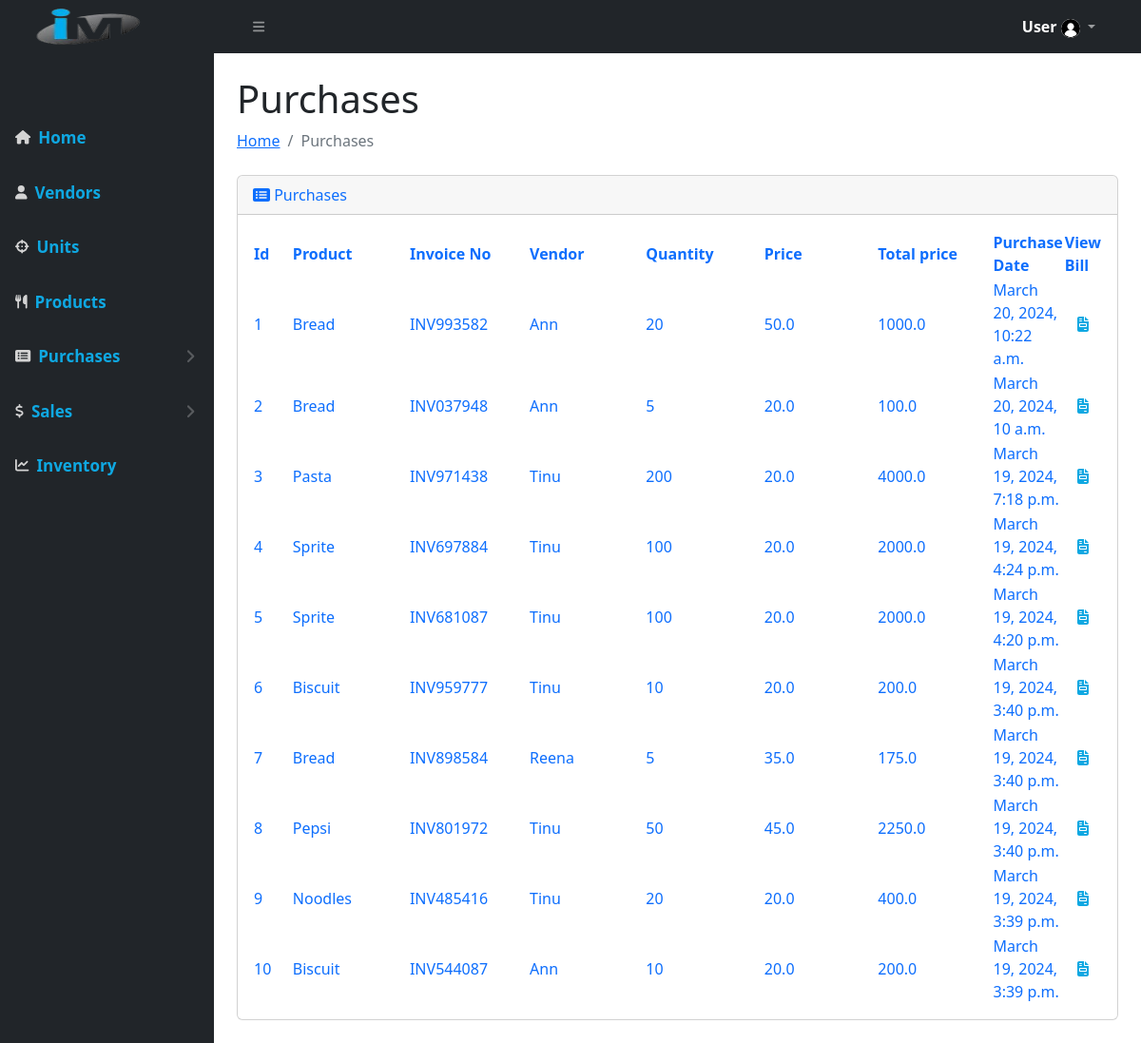
Page /purchases/ on the committed database.
### inventory/models.py (models this page shows, shortened)
class Purchase(models.Model):
    id = models.AutoField(primary_key=True)
    billno = models.CharField(max_length=6, default=key_generator, unique=True, editable=False)
    product = models.ForeignKey(Product, on_delete=models.CASCADE)
    vendor = models.ForeignKey(Vendor, on_delete=models.CASCADE)
    quantity = models.FloatField()
    price = models.FloatField()
    total_amount = models.FloatField(editable=False, default=0)
    purchase_date = models.DateTimeField(auto_now_add=True)
    class Meta:
        verbose_name_plural = 'Purchases'

class Product(models.Model):
    id = models.AutoField(primary_key=True)
    name = models.CharField(max_length=30, unique=True, verbose_name='Name')
    description = models.TextField(blank=True)
    unit = models.ForeignKey(Unit, on_delete=models.CASCADE)
    is_deleted = models.BooleanField(default=False)
    class Meta:
        verbose_name_plural = 'Products'
    def __str__(self):
	    return self.name

class Vendor(models.Model):
    id = models.AutoField(primary_key=True)
    name = models.CharField(max_length=150)
    phone = models.CharField(max_length=10, unique=True)
    address = models.CharField(max_length=200)
    email = models.EmailField(max_length=254, unique=True)
    is_deleted = models.BooleanField(default=False)
    class Meta:
        verbose_name_plural = 'Vendors'
    def __str__(self):
	    return self.name

### inventory/views.py (the view)
# urls.py: path('purchases/', PurchaseView.as_view(), name='purchases'),
class PurchaseView(ListView):
    model = Purchase
    template_name = "purchases/purchases_list.html"
    context_object_name = 'purchases'
    queryset = Purchase.objects.order_by('-purchase_date')

### templates/purchases/purchases_list.html (shortened to what this page needs)
{% extends 'base.html' %}
{% load static %}
{% block content %}
<div id="layoutSidenav_content">
    <main>
        <div class="container-fluid px-4">
            <h1 class="mt-4">Purchases</h1>
            <div class="d-flex justify-content-between">
                <ol class="breadcrumb mb-4">
                    <li class="breadcrumb-item"><a href="{% url 'index' %}">Home</a></li>
                    <li class="breadcrumb-item active">Purchases</li>
                </ol>
            </div>
            <div class="card mb-4 text-primary">
                <div class="card-header">
                    <i class="fa fa-rectangle-list"></i>
                    Purchases
                </div>
                <div class="card-body">
                    <table id="datatablesSimple">
                        <thead>
                            <tr>
                                <th width="5%">Id</th>
                                <th width="15%">Product</th>
                                <th width="15%">Invoice No</th>
                                <th width="15%">Vendor</th>
                                <th width="15%">Quantity</th>
                                <th width="15%">Price</th>
                                <th width="15%">Total price</th>
                                <th width="15%">Purchase Date</th>
                                <th width="15%">View Bill</th>
                            </tr>
                        </thead>
                        {% if object_list %}
                        <tbody>
                        {% for i in object_list %}
                            <tr>
                                <td>{{ forloop.counter }}</td>
                                <td>{{i.product}}</td>
                                <td>INV{{i.billno}}</td>
                                <td>{{i.vendor }}</td>
                                <td>{{i.quantity|floatformat}}</td>
                                <td>{{i.price}}</td>
                                <td>{{i.total_amount}}</td>
                                <td>{{i.purchase_date}}</td>
                                <td><a href="{% url 'purchase-bill' i.billno %}" class="btn ghost-button"><i class="fas fa-file-invoice" style="color: #0fa8e2;"></i></a>
                            </tr>
                        {% endfor %}
                        </tbody>
                        {%  else %}
                        <tbody></tbody>
                    </table>
                    {% endif %}
                </div>
            </div>
        </div>
    </main>
</div>
{% endblock %}

### templates/base.html (shortened to what this page needs)
{% load static %}
<!DOCTYPE html>
<html lang="en">
<head>
    <link rel="stylesheet" href="https://cdn.jsdelivr.net/npm/bootstrap@5.3.2/dist/css/bootstrap.min.css">
    <link rel="stylesheet" href="https://cdn.jsdelivr.net/npm/bootstrap-icons@1.10.5/font/bootstrap-icons.css">
    <link rel="stylesheet" href="https://cdnjs.cloudflare.com/ajax/libs/font-awesome/4.7.0/css/font-awesome.min.css">
    <link rel="stylesheet" href="https://cdn.jsdelivr.net/npm/simple-datatables@7.1.2/dist/style.min.css">
    <link rel="stylesheet" href="{% static 'css/style.css' %}">
    <link rel="stylesheet" href="{% static 'css/bill.css' %}">
</head>
<body>
    {% include 'includes/header.html' %}
    {% block content %} {% endblock %}
</body>
</html>

### templates/includes/header.html (shortened to what this page needs)
{% load static %}
<nav class="sb-topnav navbar navbar-expand navbar-dark bg-dark">
    <a class="navbar-brand ps-3 mx-3" href="{% url 'index' %}">
        <img src="/static/images/logo2.png" alt="Logo" height="40px" width="120px">
    </a>
    <button class="btn btn-link btn-sm order-1 order-lg-0 me-4 me-lg-0" id="sidebarToggle" href="#!"><i
            class="fas fa-bars"></i></button>
    <form class="d-none d-md-inline-block form-inline ms-auto me-0 me-md-3 my-2 my-md-0">
        <ul class="navbar-nav ms-auto ms-md-0 me-3 me-lg-4">
            <li class="nav-item dropdown no-arrow">
                <a class="nav-link dropdown-toggle" id="navbarDropdown" href="#" role="button" data-bs-toggle="dropdown"
                    aria-expanded="false">
                    <span class="mr-2 d-none d-lg-inline text-capitalize" style="color: #fff; font-weight: bolder;">
                        {% if name %}
                            {{name}}
                        {% else%}
                            User
                        {% endif %}</span>
                    <img class="img-profile rounded-circle" src="/static/images/user.png" width="20" height="20" style="background-color: #fff;">
                </a>
            </li>
        </ul>
    </form>
</nav>
<div id="layoutSidenav">
    <div id="layoutSidenav_nav">
        <nav class="sb-sidenav accordion sb-sidenav-dark" id="sidenavAccordion">
            <div class="sb-sidenav-menu">
                <div class="nav">
                    <div class="sb-sidenav-menu-heading"></div>
                    {% with url_name=request.resolver_match.url_name %}
                    <a class="nav-link mt-4 {% if url_name == 'index' %}active{% endif %}" href="{% url 'index' %}">
                        <div class="sb-nav-link-icon"><i class="fas fa-home"></i></div>
                        Home
                    </a>
                    <a class="nav-link mt-2 {% if url_name == 'vendors' %}active{% endif %}" href="{% url 'vendors' %}">
                        <div class="sb-nav-link-icon"><i class="fas fa-user"></i></div>
                        Vendors
                    </a>
                    <a class="nav-link mt-2 {% if url_name == 'units' %}active{% endif %}" href="{% url 'units' %}">
                        <div class="sb-nav-link-icon"><i class="fas fa-crosshairs"></i></div>
                        Units
                    </a>
                    <a class="nav-link mt-2 {% if url_name == 'products' %}active{% endif %}" href="{% url 'products' %}">
                        <div class="sb-nav-link-icon"><i class="fas fa-cutlery"></i></div>
                        Products
                    </a>
                    <a class="nav-link mt-2 collapsed" href="#" data-bs-toggle="collapse" data-bs-target="#collapseLayouts"
                        aria-expanded="false" aria-controls="collapseLayouts">
                        <div class="sb-nav-link-icon"><i class="fa fa-rectangle-list"></i></div>
                        Purchases
                        <div class="sb-sidenav-collapse-arrow"><i class="fas fa-angle-down"></i></div>
                    </a>
                    <a class="nav-link mt-2 collapsed" href="#" data-bs-toggle="collapse" data-bs-target="#collapseLayouts1"
                        aria-expanded="false" aria-controls="collapseLayouts1">
                        <div class="sb-nav-link-icon"><i class="fa fa-dollar-sign"></i></div>
                        Sales
                        <div class="sb-sidenav-collapse-arrow"><i class="fas fa-angle-down"></i></div>
                     </a>
                    <a class="nav-link mt-2 {% if url_name == 'inventory' %}active{% endif %}" href="{% url 'inventory' %}">
                        <div class="sb-nav-link-icon"><i class="fa fa-line-chart"></i></div>
                        Inventory
                    </a>
                    {% endwith %}
                </div>
            </div>
        </nav>
    </div>

### rows in the picture
Purchase: product "Bread", billno "993582", vendor "Ann", quantity "20", price "50.0", total_amount "1000.0", purchase_date "March 20, 2024, 10:22 a.m."
Purchase: product "Bread", billno "037948", vendor "Ann", quantity "5", price "20.0", total_amount "100.0", purchase_date "March 20, 2024, 10 a.m."
Purchase: product "Pasta", billno "971438", vendor "Tinu", quantity "200", price "20.0", total_amount "4000.0", purchase_date "March 19, 2024, 7:18 p.m."
Purchase: product "Sprite", billno "697884", vendor "Tinu", quantity "100", price "20.0", total_amount "2000.0", purchase_date "March 19, 2024, 4:24 p.m."
Purchase: product "Sprite", billno "681087", vendor "Tinu", quantity "100", price "20.0", total_amount "2000.0", purchase_date "March 19, 2024, 4:20 p.m."
Purchase: product "Biscuit", billno "959777", vendor "Tinu", quantity "10", price "20.0", total_amount "200.0", purchase_date "March 19, 2024, 3:40 p.m."
Purchase: product "Bread", billno "898584", vendor "Reena", quantity "5", price "35.0", total_amount "175.0", purchase_date "March 19, 2024, 3:40 p.m."
Purchase: product "Pepsi", billno "801972", vendor "Tinu", quantity "50", price "45.0", total_amount "2250.0", purchase_date "March 19, 2024, 3:40 p.m."
Purchase: product "Noodles", billno "485416", vendor "Tinu", quantity "20", price "20.0", total_amount "400.0", purchase_date "March 19, 2024, 3:39 p.m."
Purchase: product "Biscuit", billno "544087", vendor "Ann", quantity "10", price "20.0", total_amount "200.0", purchase_date "March 19, 2024, 3:39 p.m."
